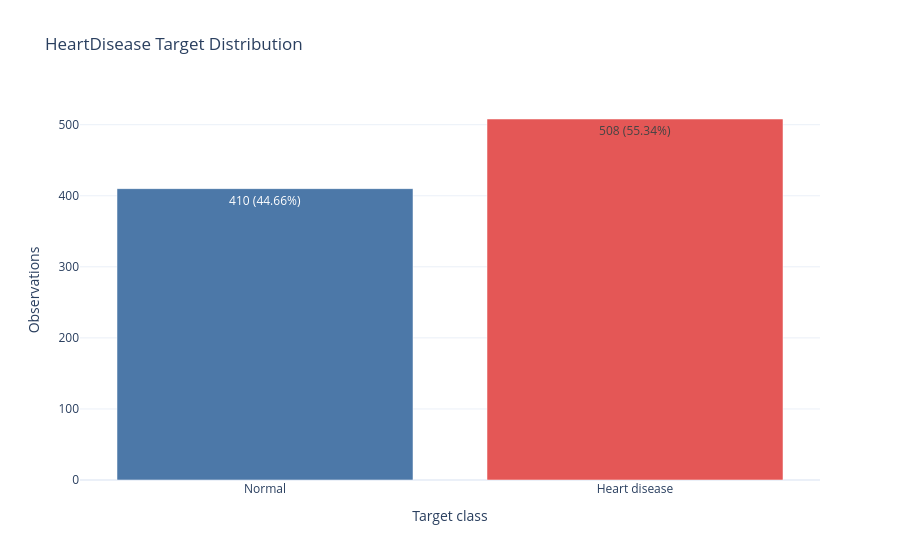

Source (notebook cell):
### Markdown cell above
## 12. Target Distribution

### Code cell
target_distribution = df[TARGET].value_counts().sort_index().rename_axis(TARGET).reset_index(name='Count')
target_distribution['Label'] = target_distribution[TARGET].map(TARGET_LABELS)
target_distribution['Percentage'] = (target_distribution['Count'] / len(df) * 100).round(2)
display(target_distribution[['Label','Count','Percentage']])
fig = px.bar(target_distribution, x='Label', y='Count', color='Label', color_discrete_map=COLOR_MAP, text=target_distribution.apply(lambda row: f"{row['Count']} ({row['Percentage']:.2f}%)", axis=1), title='HeartDisease Target Distribution')
fig.update_layout(xaxis_title='Target class', yaxis_title='Observations', showlegend=False)
fig.show()

### Figure 1 — Plotly figure (JSON) as saved in the notebook; plotly's stock layout.template omitted (floating-point values rounded to 4 significant figures)
{"data": [{"hovertemplate": "Label=%{x}<br>Count=%{y}<br>text=%{text}<extra></extra>", "legendgroup": "Normal", "marker": {"color": "#4C78A8", "pattern": {"shape": ""}}, "name": "Normal", "orientation": "v", "showlegend": true, "text": ["410 (44.66%)"], "textposition": "auto", "type": "bar", "x": ["Normal"], "xaxis": "x", "y": [410], "yaxis": "y"}, {"hovertemplate": "Label=%{x}<br>Count=%{y}<br>text=%{text}<extra></extra>", "legendgroup": "Heart disease", "marker": {"color": "#E45756", "pattern": {"shape": ""}}, "name": "Heart disease", "orientation": "v", "showlegend": true, "text": ["508 (55.34%)"], "textposition": "auto", "type": "bar", "x": ["Heart disease"], "xaxis": "x", "y": [508], "yaxis": "y"}], "layout": {"barmode": "relative", "legend": {"title": {"text": "Label"}, "tracegroupgap": 0}, "showlegend": false, "title": {"text": "HeartDisease Target Distribution"}, "xaxis": {"anchor": "y", "categoryarray": ["Normal", "Heart disease"], "categoryorder": "array", "domain": [0.0, 1.0], "title": {"text": "Target class"}}, "yaxis": {"anchor": "x", "domain": [0.0, 1.0], "title": {"text": "Observations"}}}}
